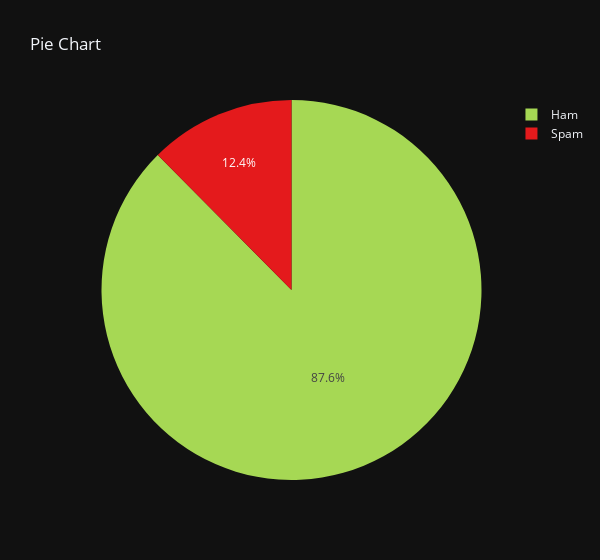

The notebook cell saved with this chart:
### Code cell
fig = px.pie(temp, values = 'Count', names = 'Category', width = 600, 
             color = 'Category', color_discrete_map = {'Ham': 'rgb(166, 216, 84)', 'Spam': 'rgb(228, 26, 28)'},
             template = 'plotly_dark', title = "Pie Chart")
fig.show()

### Figure 1 — Plotly figure (JSON) as saved in the notebook; plotly's stock layout.template omitted (floating-point values rounded to 4 significant figures)
{"data": [{"customdata": [["Ham"], ["Spam"]], "domain": {"x": [0, 1], "y": [0, 1]}, "hovertemplate": "Category=%{customdata[0]}<br>Count=%{value}<extra></extra>", "labels": ["Ham", "Spam"], "legendgroup": "", "marker": {"colors": ["rgb(166, 216, 84)", "rgb(228, 26, 28)"]}, "name": "", "showlegend": true, "type": "pie", "values": [4516, 641]}], "layout": {"legend": {"tracegroupgap": 0}, "title": {"text": "Pie Chart"}, "width": 600}}
